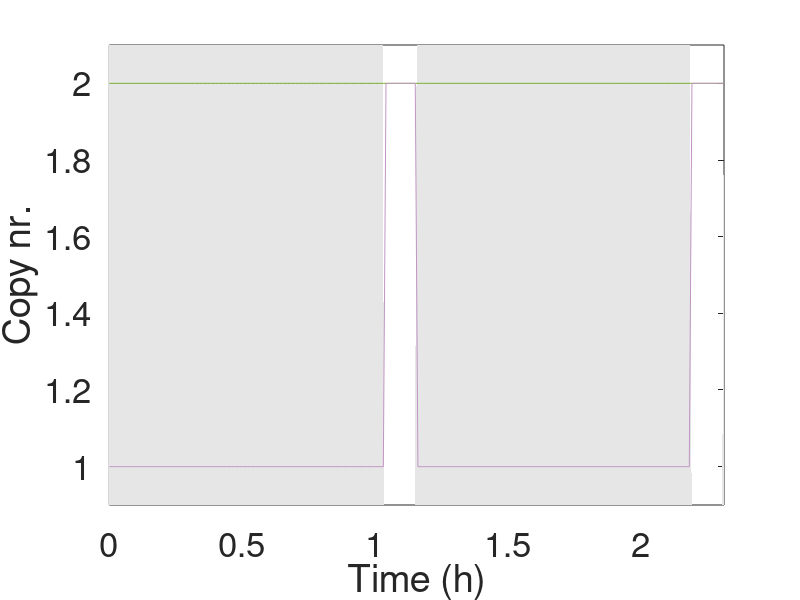

Reproduce this figure in MATLAB. (Note: this script raises an error after producing the figure.)

fRepDuration=@(x) (0.15./x+0.78);


gr=0.6  %Change here to produce the plot for different GRs
Nr_cycles=2; 

Cell_Cyc_ori=(log(2)/gr);
RepDuration=fRepDuration(gr);

%double=(pos*RepDuration)/360;

time=0:0.01:(Nr_cycles*Cell_Cyc_ori);
count=1*ones(1,size(time,2));

for i=1:1:size(time,2)

    if (time(1,i)< Cell_Cyc_ori)

        if (time(1,i)< RepDuration)
            count(1,i)=count(1,i);
    
        end
    
        if (time(1,i)> RepDuration)
            count(1,i)=count(1,i)+1;
    
        end

    end

       if (time(1,i)>Cell_Cyc_ori)

          cycle=(time(1,i)/Cell_Cyc_ori)
           fraction_cycle = cycle - floor(cycle);

            
        if (fraction_cycle*Cell_Cyc_ori < RepDuration)
            count(1,i)=count(1,i);
    
        end
    
        if (fraction_cycle*Cell_Cyc_ori>= RepDuration)
            count(1,i)=count(1,i)+1;
    
        end

    end




end

%Constant level copy two
y=2*ones(1,size(time,2));

% Plot areas of replication and post-replication
funtser=@(t,t2,st) logical(mod(t,st)>=0).*logical(mod(t,st)<t2);
t0=0;
ts1=0;
tss=0;
tsers=0;
tdivs=0;
for i=1:1:Nr_cycles
ts1=linspace(0,Cell_Cyc_ori,round(Cell_Cyc_ori)*100)';
tser=funtser(ts1,RepDuration,Cell_Cyc_ori);
tss=[tss;t0+ts1];tsers=[tsers;tser];
tdivs=[tdivs t0+Cell_Cyc_ori];
t0=tss(end);
end


figure
map=2.1;
area(tss,map*tsers,'FaceColor',0.9*ones(1,3),'EdgeColor','none');hold on;
plot(time, y,'Color',[0.4667    0.6745    0.1882], LineWidth=8); hold on;
plot(time, count,'Color',[193    149   196]./255, LineWidth=8); hold on;
% line([tdivs(:,2:end-1);tdivs(:,2:end-1)],[zeros(1,numel(tdivs(:,2:end-1)));map*ones(1,numel(tdivs(:,2:end-1)))],'LineStyle',':','LineWidth',2.5,'Color','k');
xlabel('Time (h)')
ylabel('Copy nr.')
set(gca,'FontSize',25)
ylim([0.9 2.1])
xlim([0 Nr_cycles*Cell_Cyc_ori])



currentFigure = gcf;
currentFigure.Position = [100, 500, 650, 300]; % [left, bottom, width, height]
set(gca,'FontSize',30)
saveas(gcf, 'H_GR.png');
savefig('H_GR.fig');


x=[0,0];
y=[0.96,2.04];

plot(x,y,'Color',[0.4667    0.6745    0.1882], LineWidth=8); hold on;


set(gca,'FontSize',25)
currentFigure = gcf;
currentFigure.Position = [100, 500, 480, 250]; % [left, bottom, width, height]